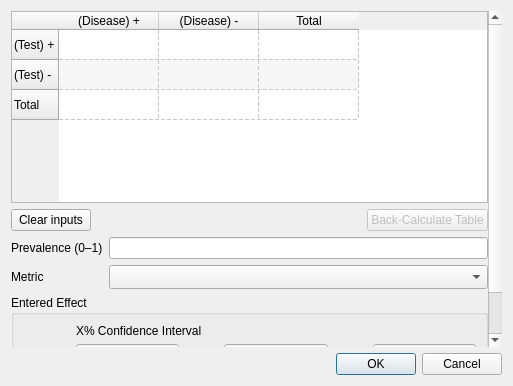
<?xml version="1.0" encoding="UTF-8"?>
<ui version="4.0">
 <class>DiagnosticDataDialog</class>
 <widget class="QDialog" name="DiagnosticDataDialog">
  <property name="geometry"><rect><x>0</x><y>0</y><width>0</width><height>0</height></rect></property>
  <property name="windowTitle"><string>Diagnostic Data</string></property>
  <property name="windowIcon"><iconset><normaloff>:/misc/meta.png</normaloff>:/misc/meta.png</iconset></property>
  <layout class="QVBoxLayout" name="dialog_layout">
   <item>
    <widget class="QScrollArea" name="content_scroll">
     <property name="frameShape"><enum>QFrame::NoFrame</enum></property>
     <property name="widgetResizable"><bool>true</bool></property>
     <widget class="QWidget" name="content_widget">
      <property name="geometry"><rect><x>0</x><y>0</y><width>540</width><height>460</height></rect></property>
      <layout class="QVBoxLayout" name="content_layout">
       <property name="leftMargin"><number>0</number></property>
       <property name="topMargin"><number>0</number></property>
       <property name="rightMargin"><number>0</number></property>
       <property name="bottomMargin"><number>0</number></property>
       <item>
        <widget class="QTableWidget" name="two_by_two_table">
         <property name="accessibleName"><string>Diagnostic two by two counts</string></property><property name="accessibleDescription"><string>Enter true-positive, false-positive, false-negative, and true-negative counts.</string></property>
         <property name="sizePolicy"><sizepolicy hsizetype="Expanding" vsizetype="Fixed"><horstretch>1</horstretch><verstretch>0</verstretch></sizepolicy></property>
         <property name="horizontalScrollBarPolicy"><enum>Qt::ScrollBarAsNeeded</enum></property>
         <property name="verticalScrollBarPolicy"><enum>Qt::ScrollBarAsNeeded</enum></property>
         <property name="alternatingRowColors"><bool>true</bool></property>
         <property name="gridStyle"><enum>Qt::DashLine</enum></property>
         <property name="rowCount"><number>3</number></property>
         <property name="columnCount"><number>3</number></property>
         <row><property name="text"><string>(Test) +</string></property></row>
         <row><property name="text"><string>(Test) -</string></property></row>
         <row><property name="text"><string>Total</string></property></row>
         <column><property name="text"><string>(Disease) +</string></property></column>
         <column><property name="text"><string>(Disease) -</string></property></column>
         <column><property name="text"><string>Total</string></property></column>
        </widget>
       </item>
       <item>
        <layout class="QHBoxLayout" name="table_actions_layout">
         <item><widget class="QPushButton" name="clear_button"><property name="text"><string>Clear inputs</string></property></widget></item>
         <item><spacer name="table_actions_spacer"><property name="orientation"><enum>Qt::Horizontal</enum></property><property name="sizeHint" stdset="0"><size><width>40</width><height>20</height></size></property></spacer></item>
         <item><widget class="QPushButton" name="back_calculate_button"><property name="enabled"><bool>false</bool></property><property name="text"><string>Back-Calculate Table</string></property></widget></item>
        </layout>
       </item>
       <item>
        <layout class="QFormLayout" name="diagnostic_fields_layout">
         <property name="fieldGrowthPolicy"><enum>QFormLayout::ExpandingFieldsGrow</enum></property>
          <item row="0" column="0"><widget class="QLabel" name="prevalence_lbl"><property name="text"><string>Prevalence (0–1)</string></property><property name="buddy"><cstring>prevalence_text_box</cstring></property></widget></item>
         <item row="0" column="1"><widget class="QLineEdit" name="prevalence_text_box"><property name="accessibleName"><string>Prevalence</string></property><property name="accessibleDescription"><string>Enter disease prevalence from zero to one.</string></property></widget></item>
         <item row="1" column="0"><widget class="QLabel" name="effect_metric_label"><property name="text"><string>Metric</string></property><property name="buddy"><cstring>effect_combo_box</cstring></property></widget></item>
         <item row="1" column="1"><widget class="QComboBox" name="effect_combo_box"><property name="accessibleName"><string>Diagnostic effect metric</string></property><property name="accessibleDescription"><string>Select the diagnostic effect measure.</string></property><property name="sizePolicy"><sizepolicy hsizetype="Expanding" vsizetype="Fixed"><horstretch>1</horstretch><verstretch>0</verstretch></sizepolicy></property><property name="sizeAdjustPolicy"><enum>QComboBox::AdjustToMinimumContentsLengthWithIcon</enum></property></widget></item>
        </layout>
       </item>
       <item>
        <widget class="QGroupBox" name="effect_group">
         <property name="title"><string>Entered Effect</string></property>
         <layout class="QGridLayout" name="effect_layout">
          <item row="0" column="1" colspan="5"><widget class="QLabel" name="ci_label"><property name="toolTip"><string>Confidence level used for the entered interval</string></property><property name="text"><string>X% Confidence Interval</string></property><property name="wordWrap"><bool>true</bool></property></widget></item>
          <item row="1" column="0"><widget class="QLabel" name="label_14"><property name="text"><string>Estimate</string></property><property name="buddy"><cstring>effect_text_box</cstring></property></widget></item>
          <item row="1" column="1"><widget class="QLineEdit" name="effect_text_box"><property name="accessibleName"><string>Effect estimate</string></property><property name="accessibleDescription"><string>Enter the diagnostic effect estimate.</string></property></widget></item>
          <item row="1" column="2"><widget class="QLabel" name="label"><property name="text"><string>Lower</string></property><property name="buddy"><cstring>lower_text_box</cstring></property></widget></item>
          <item row="1" column="3"><widget class="QLineEdit" name="lower_text_box"><property name="accessibleName"><string>Lower confidence limit</string></property><property name="accessibleDescription"><string>Enter the lower confidence limit.</string></property></widget></item>
          <item row="1" column="4"><widget class="QLabel" name="label_4"><property name="text"><string>Upper</string></property><property name="buddy"><cstring>upper_text_box</cstring></property></widget></item>
          <item row="1" column="5"><widget class="QLineEdit" name="upper_text_box"><property name="accessibleName"><string>Upper confidence limit</string></property><property name="accessibleDescription"><string>Enter the upper confidence limit.</string></property></widget></item>
         </layout>
        </widget>
       </item>
       <item><widget class="QLabel" name="inconsistencyLabel"><property name="font"><font><weight>75</weight><bold>true</bold></font></property><property name="text"><string>INCONSISTENT FORM</string></property><property name="wordWrap"><bool>true</bool></property></widget></item>
       <item><spacer name="content_spacer"><property name="orientation"><enum>Qt::Vertical</enum></property><property name="sizeHint" stdset="0"><size><width>20</width><height>0</height></size></property></spacer></item>
      </layout>
     </widget>
    </widget>
   </item>
   <item><widget class="QDialogButtonBox" name="buttonBox"><property name="orientation"><enum>Qt::Horizontal</enum></property><property name="standardButtons"><set>QDialogButtonBox::Cancel|QDialogButtonBox::Ok</set></property></widget></item>
  </layout>
 </widget>
 <tabstops>
  <tabstop>two_by_two_table</tabstop><tabstop>clear_button</tabstop><tabstop>back_calculate_button</tabstop><tabstop>prevalence_text_box</tabstop><tabstop>effect_combo_box</tabstop><tabstop>effect_text_box</tabstop><tabstop>lower_text_box</tabstop><tabstop>upper_text_box</tabstop><tabstop>buttonBox</tabstop>
 </tabstops>
 <resources><include location="../images/icons.qrc"/></resources>
 <connections>
  <connection><sender>buttonBox</sender><signal>accepted()</signal><receiver>DiagnosticDataDialog</receiver><slot>accept()</slot><hints/></connection>
  <connection><sender>buttonBox</sender><signal>rejected()</signal><receiver>DiagnosticDataDialog</receiver><slot>reject()</slot><hints/></connection>
 </connections>
</ui>
